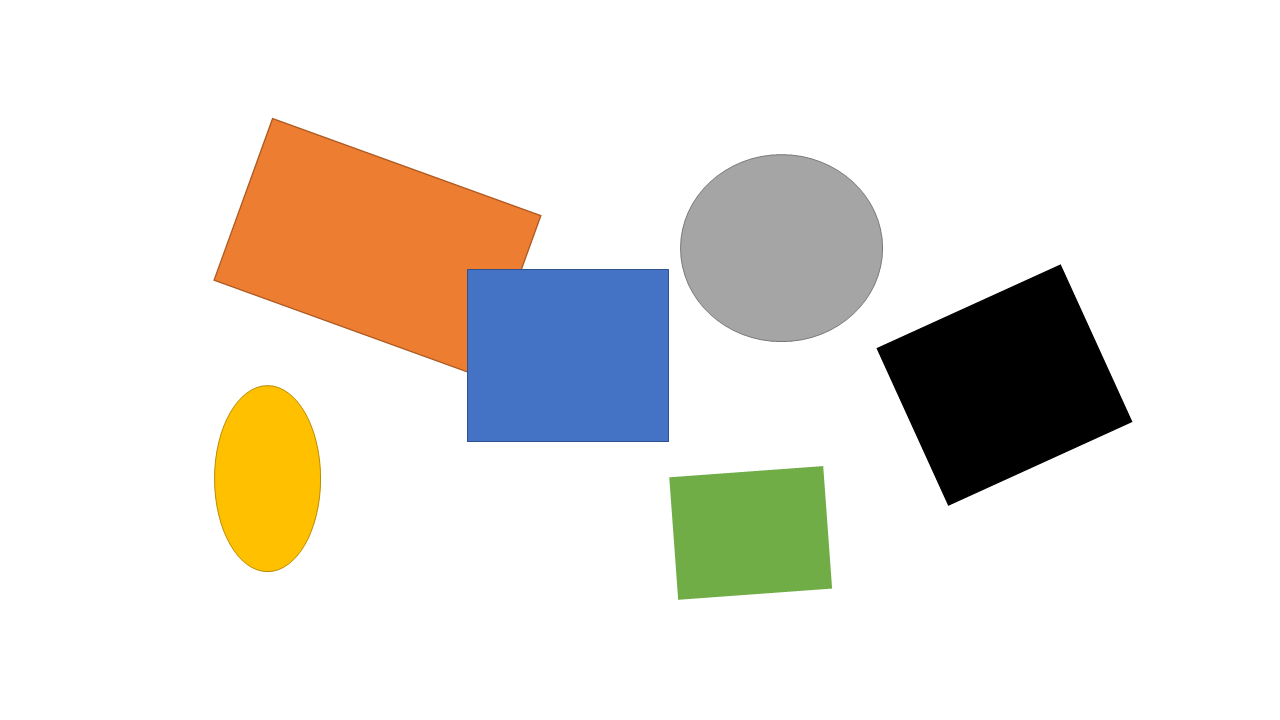
%> input picture images/DetectingEdgesSlide.png, 1280 x 720 px
$ octave --eval "result = process_image(imread('../images/DetectingEdgesSlide.png'));"   (GNU Octave 9; MATLAB toolbox functions it lacks are replaced by stand-ins)
%> lines starting %> are read from the running program, lines starting %| are printed output that depends on the picture
function enhanced = process_image(input)

    % Step 1: Contrast enhancement
    step1 = histeq(input);
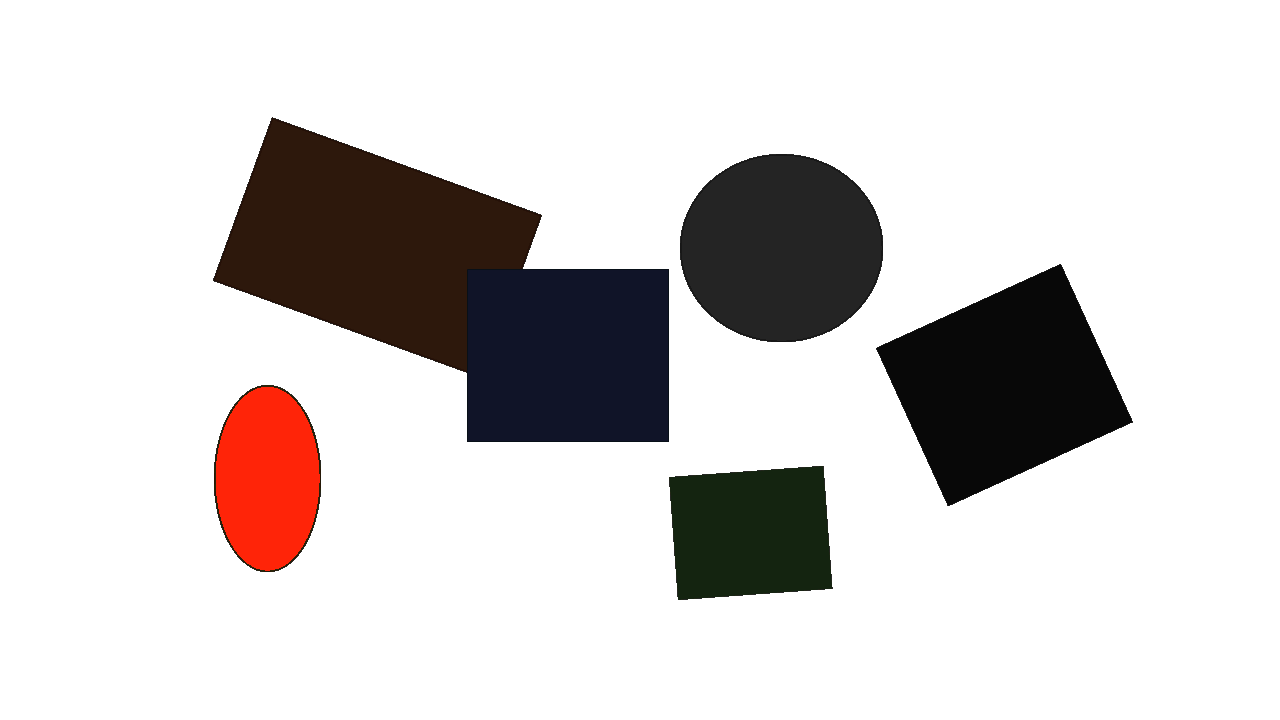
%> step1: size 720x1280x3 uint8; mean R, G, B 213.6, 209.5, 208.7

    % Step 2: Brightness adjustment
    step2 = im2double(step1).^0.5;
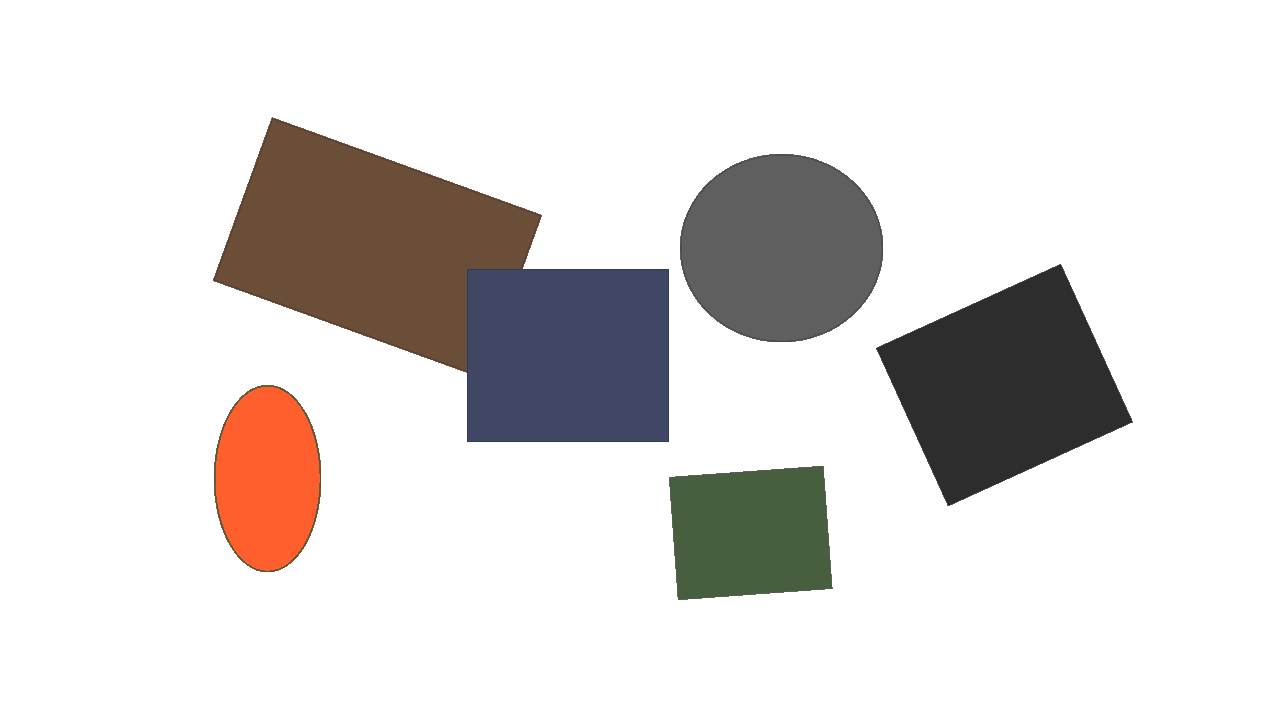
%> step2: size 720x1280x3 double; mean R, G, B 0.875, 0.862, 0.856

    % Step 3: Convert back
    enhanced = im2uint8(step2);

end
